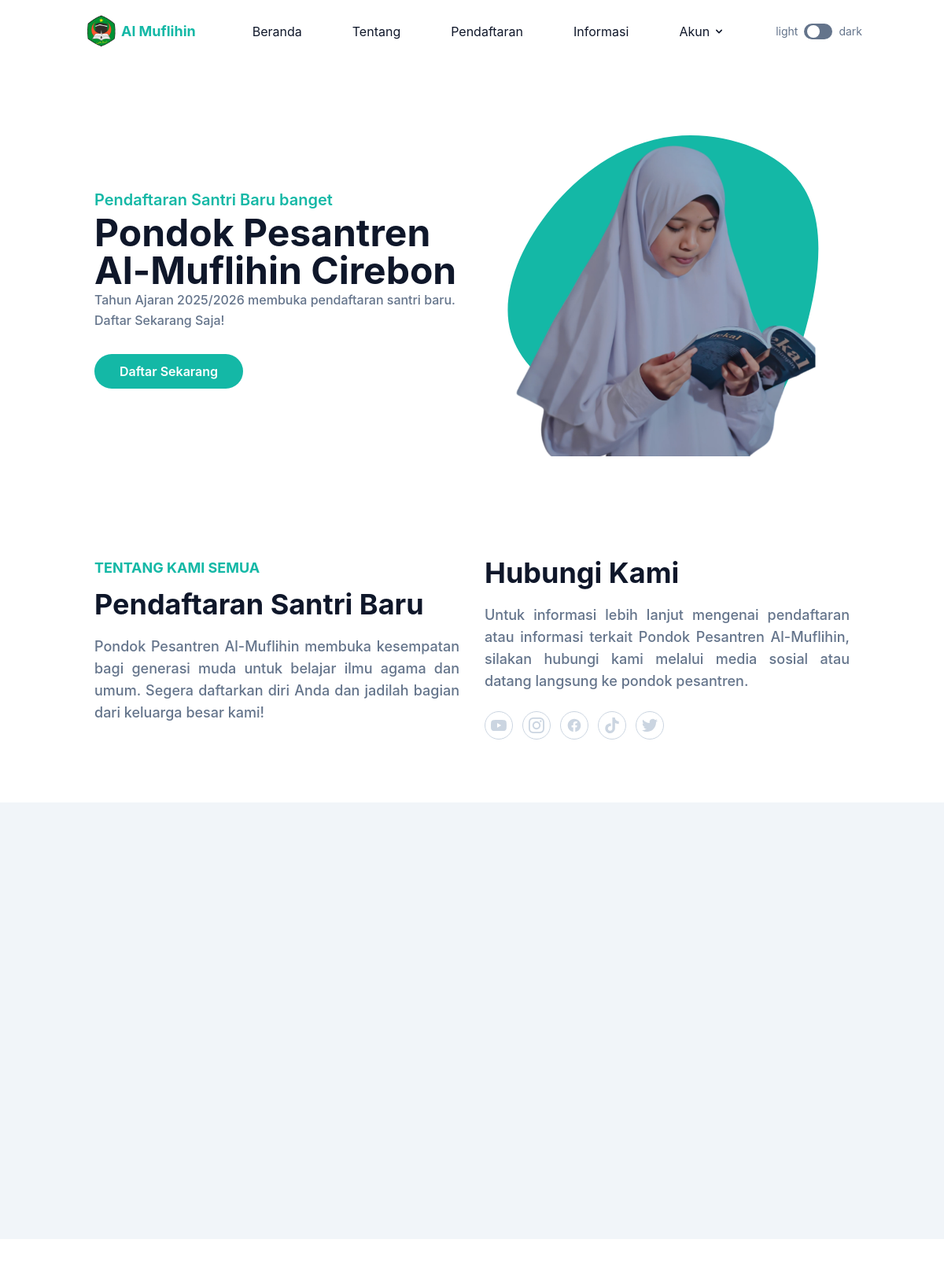
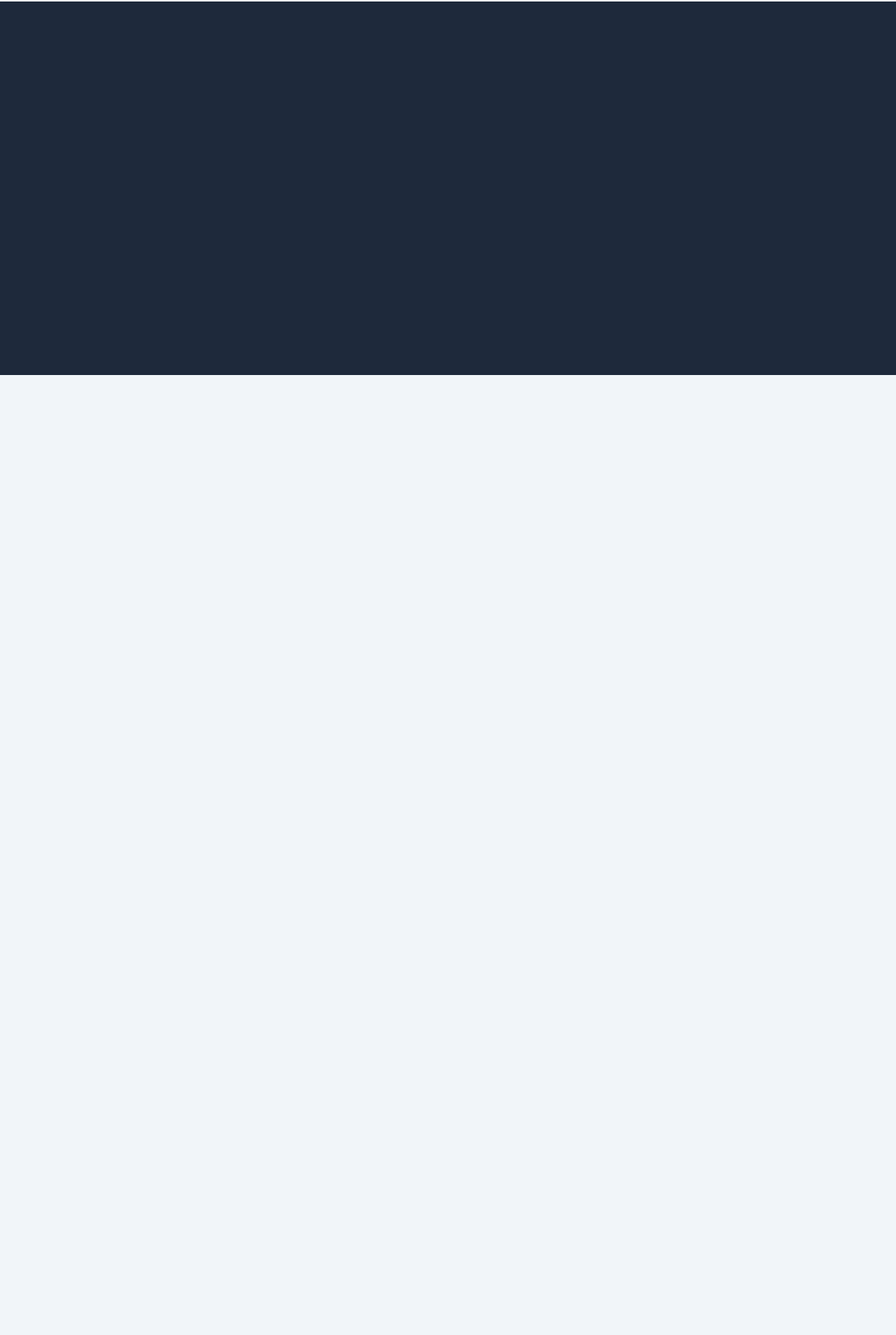
The page / (upper part) on the database its author committed (2 pictures, top to bottom).
### tables this page shows
CREATE TABLE `hero_section` (
  `id` int(11) NOT NULL,
  `judul_kecil` varchar(255) NOT NULL,
  `judul_besar` varchar(255) NOT NULL,
  `deskripsi` text NOT NULL,
  `gambar` varchar(255) NOT NULL,
  `link_pendaftaran` varchar(255) NOT NULL,
  `created_at` timestamp NOT NULL DEFAULT current_timestamp(),
  `updated_at` timestamp NOT NULL DEFAULT current_timestamp() ON UPDATE current_timestamp()
);

CREATE TABLE `tentang_kami` (
  `id` int(11) NOT NULL,
  `sub_judul` varchar(255) DEFAULT NULL,
  `judul` varchar(255) DEFAULT NULL,
  `deskripsi` text DEFAULT NULL,
  `judul2` varchar(255) DEFAULT NULL,
  `deskripsi2` varchar(255) DEFAULT NULL,
  `kontak_youtube` varchar(255) DEFAULT NULL,
  `kontak_instagram` varchar(255) DEFAULT NULL,
  `kontak_twitter` varchar(255) DEFAULT NULL,
  `kontak_tiktok` varchar(255) DEFAULT NULL,
  `kontak_facebook` varchar(255) DEFAULT NULL,
  `kontak_wa` varchar(255) DEFAULT NULL
);

### index.php (the view, shortened to what this page needs)
<?php
include 'header.php';
?>
<link rel="stylesheet" href="https://unpkg.com/swiper/swiper-bundle.min.css" />
<link rel="stylesheet" href="https://cdn.jsdelivr.net/npm/swiper@9/swiper-bundle.min.css" />
<?php
$host = "localhost";
$user = "root";
$pass = "";
$db = "ppdb_pondok";
$conn = new mysqli($host, $user, $pass, $db);
$query = "SELECT * FROM hero_section ORDER BY id DESC LIMIT 1";
$result = $conn->query($query);
$hero = $result->fetch_assoc();
$query = mysqli_query($conn, "SELECT * FROM tentang_kami LIMIT 1");
$about = mysqli_fetch_assoc($query);
?>
<section id="home" class="pt-36 dark:bg-dark">
  <div class="container">
    <div class="flex flex-wrap">
      <div class="w-full self-center px-4 lg:w-1/2 opacity-0 translate-y-10 transition-all duration-1000 ease-out"
        id="heroText">
        <h1 class="text-base font-semibold text-primary md:text-xl">
          <?= htmlspecialchars($hero['judul_kecil']) ?>
          <span class="mt-1 block text-4xl font-bold text-dark dark:text-white lg:text-5xl">
            <?= htmlspecialchars($hero['judul_besar']) ?>
          </span>
        </h1>
        <p class="mb-10 font-medium leading-relaxed text-secondary">
          <?= htmlspecialchars($hero['deskripsi']) ?>
        </p>
        <a href="<?= htmlspecialchars($hero['link_pendaftaran']) ?>"
          class="rounded-full bg-primary py-3 px-8 text-base font-semibold text-white transition duration-300 ease-in-out hover:opacity-80 hover:shadow-lg">
          Daftar Sekarang
        </a>
      </div>
      <div
        class="w-full self-end px-4 lg:w-1/2 opacity-0 translate-y-10 transition-all duration-1000 ease-out delay-200"
        id="heroImage">
        <div class="relative mt-10 lg:right-0 lg:mt-9">
          <img src="upload_hero_section/<?= htmlspecialchars($hero['gambar']) ?>" alt="Gambar Hero" width="400"
            height="400" class="relative z-10 mx-auto max-w-full" />
          <span class="absolute bottom-0 left-1/2 -translate-x-1/2 md:scale-125">
          </span>
        </div>
      </div>
    </div>
  </div>
</section>
<section id="about" class="pt-32 pb-10 dark:bg-dark">
  <div class="container mx-auto px-4">
    <div class="flex flex-wrap items-start">
      <div class="w-full px-4 lg:w-1/2 opacity-0 translate-y-10 transition-all duration-700" data-animate>
        <h4 class="mb-3 text-lg font-bold uppercase text-primary">
          <?= htmlspecialchars($about['sub_judul']) ?>
        </h4>
        <h2 class="mb-5 max-w-md text-3xl font-bold text-dark dark:text-white lg:text-4xl">
          <?= htmlspecialchars($about['judul']) ?>
        </h2>
        <p class="max-w-xl text-base font-medium text-secondary lg:text-lg mb-4" style="text-align: justify;">
          <?= nl2br(htmlspecialchars($about['deskripsi'])) ?>
        </p>
      </div>
      <div class="w-full px-4 lg:w-1/2 opacity-0 translate-y-10 transition-all duration-700" data-animate>
        <h3 class="mb-5 text-3xl font-bold text-dark dark:text-white lg:text-4xl">
          <?= isset($about['judul2']) ? htmlspecialchars($about['judul2']) : 'Hubungi Kami'; ?>
        </h3>
        <p class="mb-6 text-base font-medium text-secondary lg:text-lg" style="text-align: justify;">
          <?= isset($about['deskripsi2']) ? nl2br(htmlspecialchars($about['deskripsi2'])) : 'Silakan hubungi kami untuk informasi lebih lanjut.'; ?>
        </p>
        <div class="flex space-x-3">
          <a href="<?= htmlspecialchars($about['kontak_youtube']) ?>" target="_blank"
            class="flex h-9 w-9 items-center justify-center rounded-full border border-slate-300 text-slate-300 hover:border-primary hover:bg-primary hover:text-white">
          </a>
          <a href="<?= htmlspecialchars($about['kontak_instagram']) ?>" target="_blank"
            class="flex h-9 w-9 items-center justify-center rounded-full border border-slate-300 text-slate-300 hover:border-primary hover:bg-primary hover:text-white">
          </a>
          <a href="<?= htmlspecialchars($about['kontak_facebook']) ?>" target="_blank"
            class="flex h-9 w-9 items-center justify-center rounded-full border border-slate-300 text-slate-300 hover:border-primary hover:bg-primary hover:text-white">
          </a>
          <a href="<?= htmlspecialchars($about['kontak_tiktok']) ?>" target="_blank"
            class="flex h-9 w-9 items-center justify-center rounded-full border border-slate-300 text-slate-300 hover:border-primary hover:bg-primary hover:text-white">
          </a>
          <a href="<?= htmlspecialchars($about['kontak_twitter']) ?>" target="_blank"
            class="flex h-9 w-9 items-center justify-center rounded-full border border-slate-300 text-slate-300 hover:border-primary hover:bg-primary hover:text-white">
          </a>
        </div>
      </div>
    </div>
  </div>
</section>
<section id="falsafah" class="pt-10 pb-10 dark:bg-dark">
  <div class="bg-slate-100 pt-10 pb-10 dark:bg-dark">
    <div class="container mx-auto text-center">
      <div class="grid grid-cols-1 md:grid-cols-3 gap-8 mt-8">
      </div>
    </div>
  </div>
</section>
<section id="clients" class="bg-slate-800 pt-36 pb-32 dark:bg-slate-300">
  <div class="container">
    <div class="w-full px-4">
    </div>
  </div>
</section>
<section id="alumni" class="bg-slate-100 pt-36 pb-16 dark:bg-slate-800">
</section>
<section id="contact" class="pt-10 pb-10 bg-slate-100 dark:bg-slate-800">
  <div class="container mx-auto text-center">
  </div>
</section>
<?php
include 'footer.php';
?>
<script src="https://cdn.tailwindcss.com"></script>
</body>

### rows shown on the page
hero_section: judul_kecil "Pendaftaran Santri Baru banget", judul_besar "Pondok Pesantren Al-Muflihin Cirebon", deskripsi "Tahun Ajaran 2025/2026 membuka pendaftaran santri baru. Daftar Sekarang Saja!", gambar (picture)
tentang_kami: sub_judul "TENTANG KAMI SEMUA", judul "Pendaftaran Santri Baru", deskripsi "Pondok Pesantren Al-Muflihin membuka kesempatan bagi generasi muda untuk belajar ilmu agama dan umum. Segera daftarkan diri Anda dan jadilah bagian dari keluarga besar kami!", judul2 "Hubungi Kami", deskripsi2 "Untuk informasi lebih lanjut mengenai pendaftaran atau informasi terkait Pondok Pesantren Al-Muflihin, silakan hubungi kami melalui media sosial atau datang langsung ke pondok pesantren."
